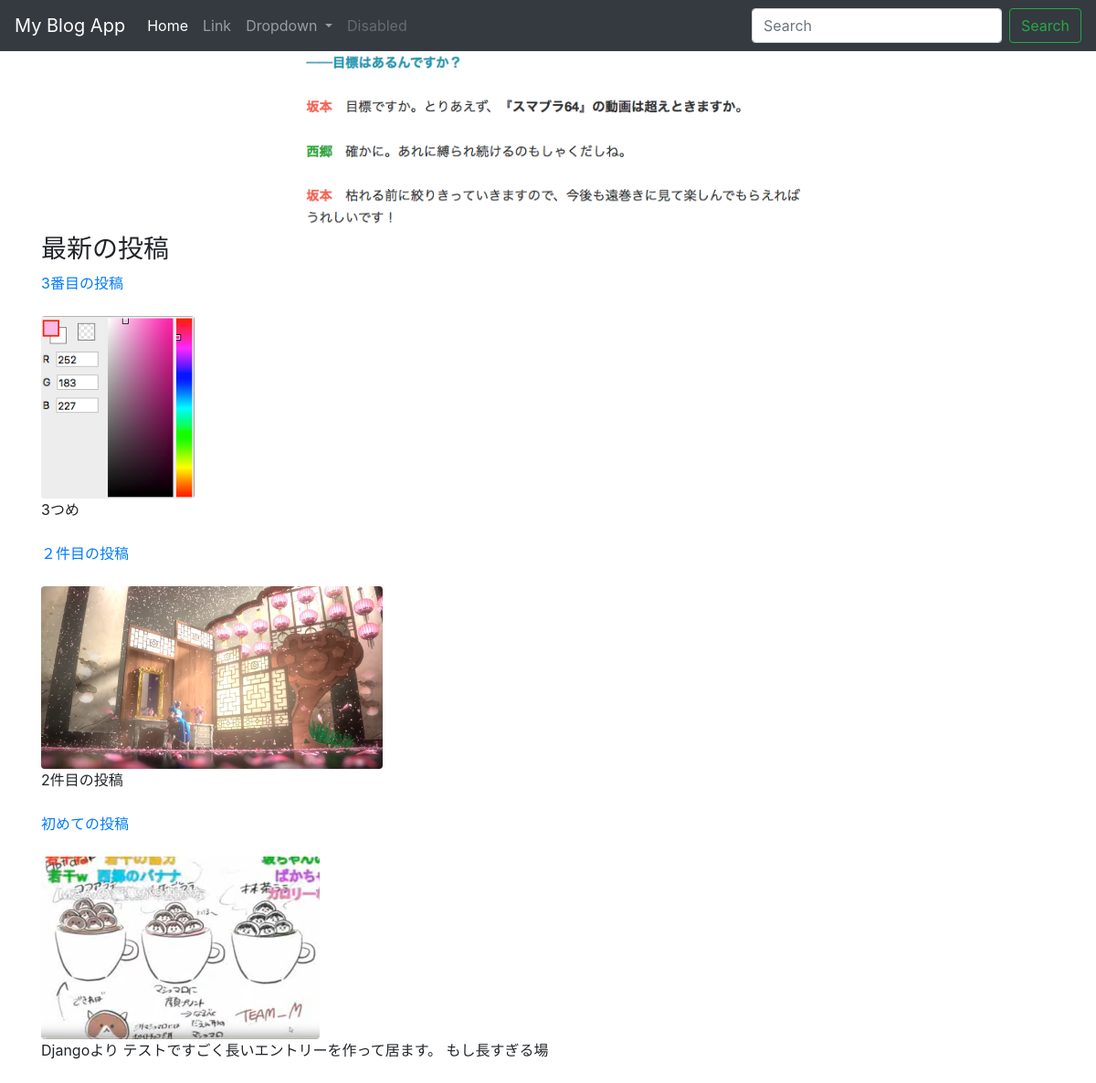
The app's page /posts/, older data.
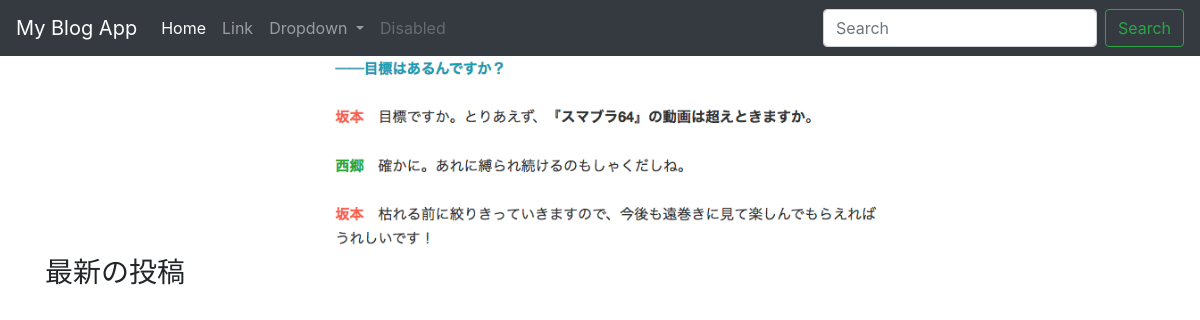
The same page, newer data.
### posts/models.py (models this page shows, shortened)
class Post(models.Model):
    title = models.CharField(max_length=100)
    published = models.DateTimeField()
    image = models.ImageField(upload_to='media/')
    body = models.TextField()
    def summary(self):
        return self.body[:45]  #pickup first 100 charactor

### posts/views.py (the view)
# urls.py: urlpatterns = [path('', views.index, name='index')]
def index(request):
    posts = Post.objects.order_by('-published') #asc
    return render(request, 'posts/index.html', {'posts': posts})

### posts/templates/posts/index.html (shortened to what this page needs)
<!DOCTYPE html>
<html lang="ja-jp">
<head>
    <link rel="stylesheet" href="https://stackpath.bootstrapcdn.com/bootstrap/4.4.1/css/bootstrap.min.css">
</head>
<body>
  <nav class="navbar navbar-expand-lg navbar-dark bg-dark">
  <a class="navbar-brand" href="#">My Blog App</a>
  <div class="collapse navbar-collapse" id="navbarSupportedContent">
    <ul class="navbar-nav mr-auto">
      <li class="nav-item active">
        <a class="nav-link" href="#">Home <span class="sr-only">(current)</span></a>
      </li>
      <li class="nav-item">
        <a class="nav-link" href="#">Link</a>
      </li>
      <li class="nav-item dropdown">
        <a class="nav-link dropdown-toggle" href="#" id="navbarDropdown" role="button" data-toggle="dropdown" aria-haspopup="true" aria-expanded="false">
          Dropdown
        </a>
      </li>
      <li class="nav-item">
        <a class="nav-link disabled" href="#" tabindex="-1" aria-disabled="true">Disabled</a>
      </li>
    </ul>
    <form class="form-inline my-2 my-lg-0">
      <input class="form-control mr-sm-2" type="search" placeholder="Search" aria-label="Search">
      <button class="btn btn-outline-success my-2 my-sm-0" type="submit">Search</button>
    </form>
  </div>
</nav>
<div class="container">
  {% load static %}
  <img src="{% static 'posts/home.png' %}" class="img-fluid rounded mx-auto d-block" style="max-height: 200px" />
  <h3>最新の投稿</h3>
  {% for post in posts.all  %}
    <a href ="{% url 'post_detail' post.id %}">{{ post.title }}</a>
    <br />
    <br />
    <img src="{{post.image.url}}"  class="img-fluid rounded" style="max-height: 200px" />
    <br />
    {{ post.summary }}
    <br /><br />
  {% endfor %}
</div>
</body>
</html>

Row changes from the older to the newer data that the page shows:
removed Post: title "3番目の投稿", image (picture), summary "3つめ"
removed Post: title "２件目の投稿", image (picture), summary "2件目の投稿"
removed Post: title "初めての投稿", image (picture), summary "Djangoより テストですごく長いエントリーを作って居ます。 もし長すぎる場"
